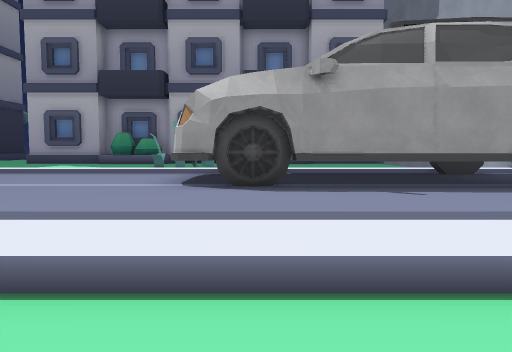
view 1 (above)

24 first-person views from a walk through a level from a Godot 3-D game. The camera is 1.2 m above the floor, tilts 4° down and sees 70° across. The floor is counted in squares, 2 m on a side. Each view is taken from the middle of a square. On the plan, view 1 faces up. The plan holds only what a view shows up to about 10 squares ahead; the rest is blank. The place goes on beyond the plan. Characters and animated objects are not drawn. Some surface patterns are stand-ins.

view 2
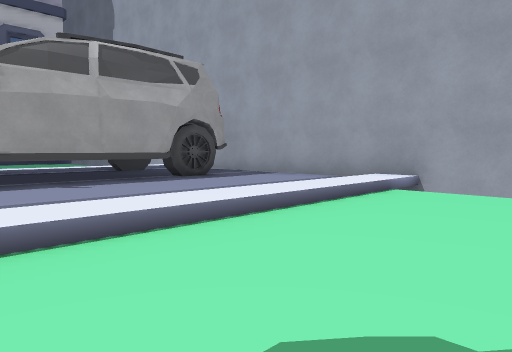

view 3
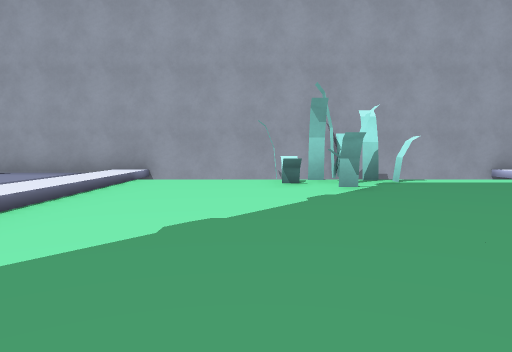

view 4
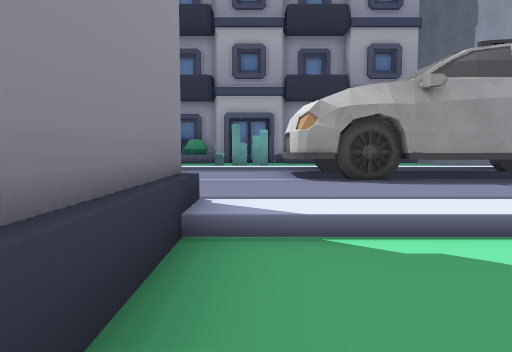

view 5
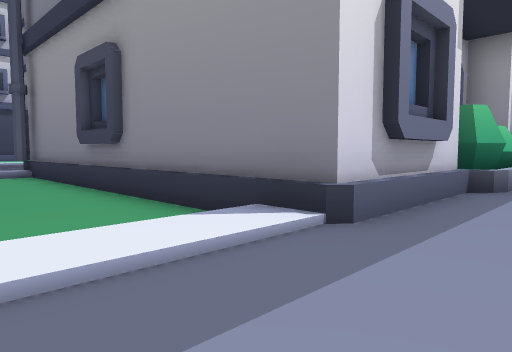

view 6
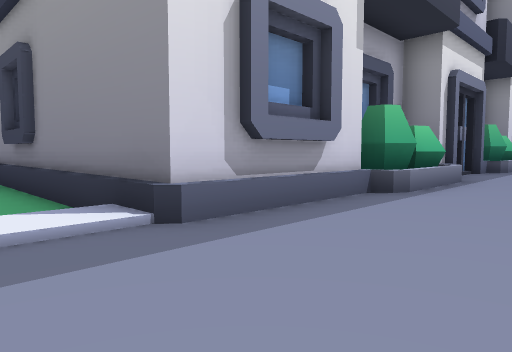

view 7
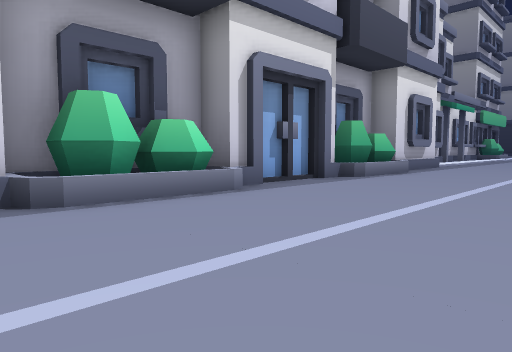

view 8
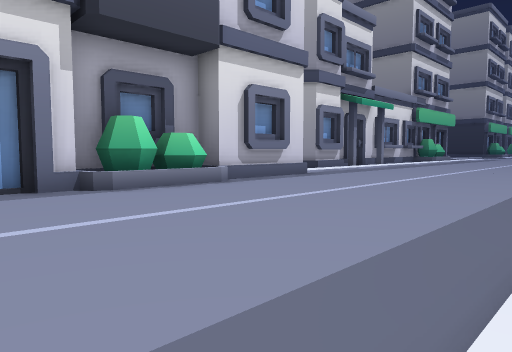

view 9
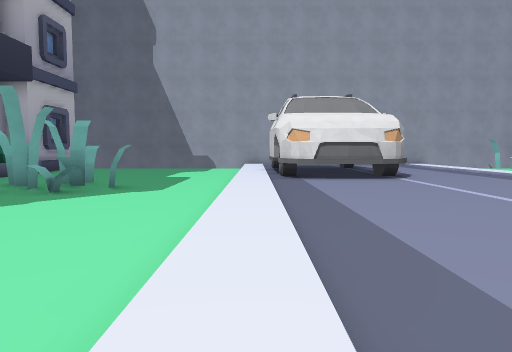

view 10
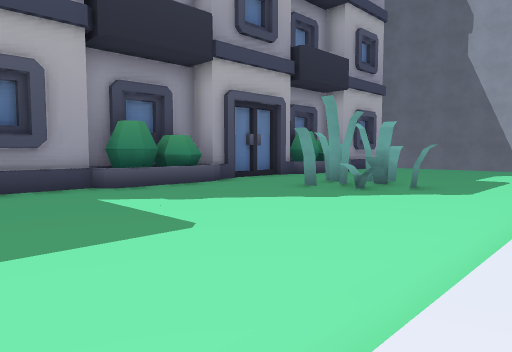

view 11
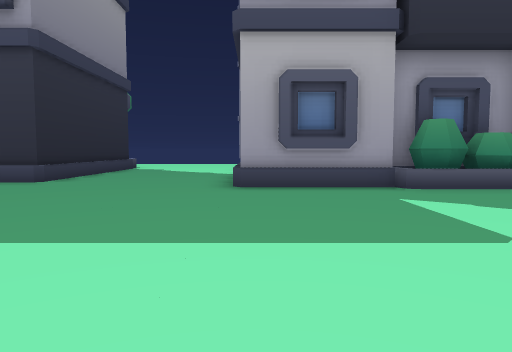

view 12
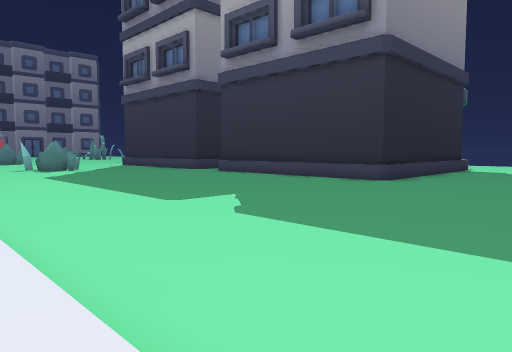

view 13
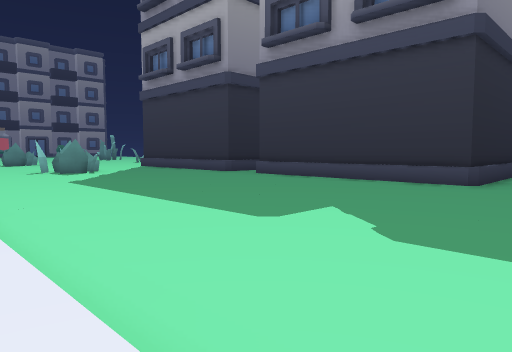

view 14
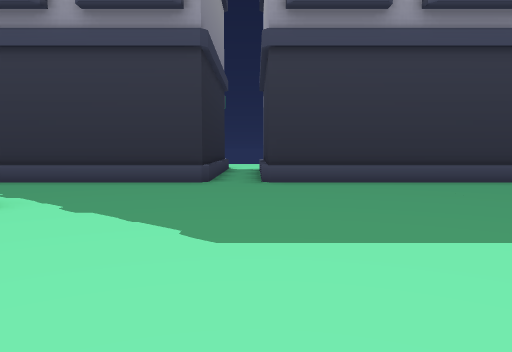

view 15
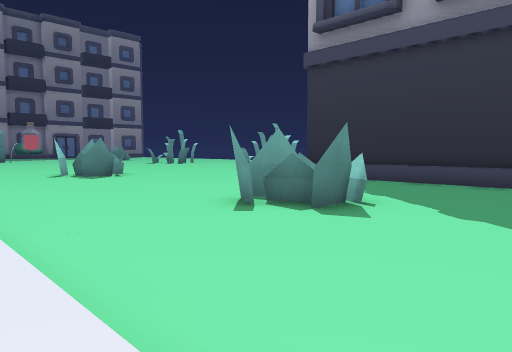

view 16
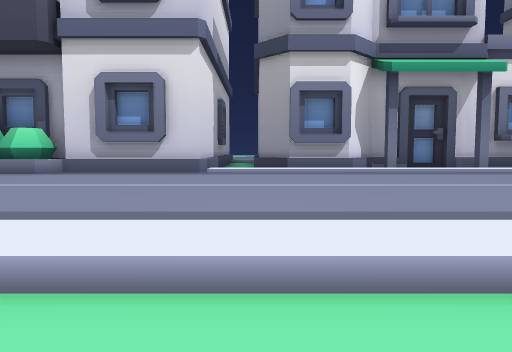

view 17
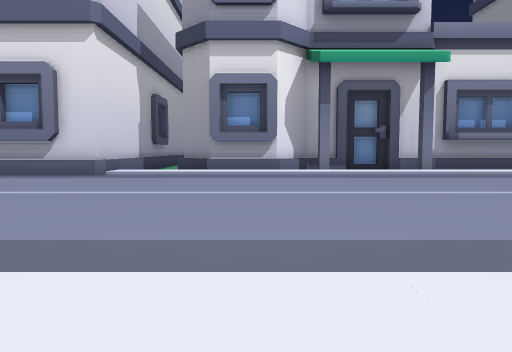

view 18
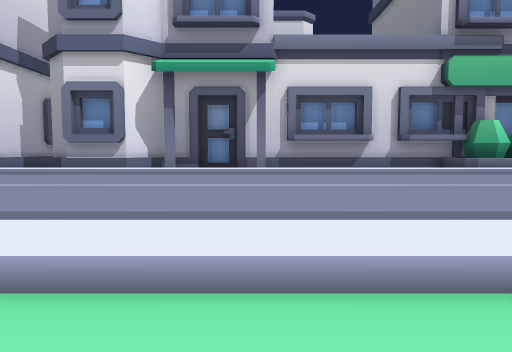

view 19
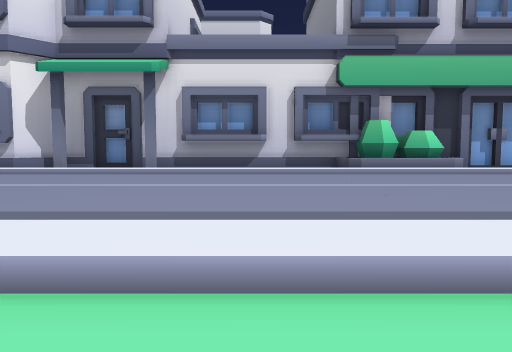

view 20
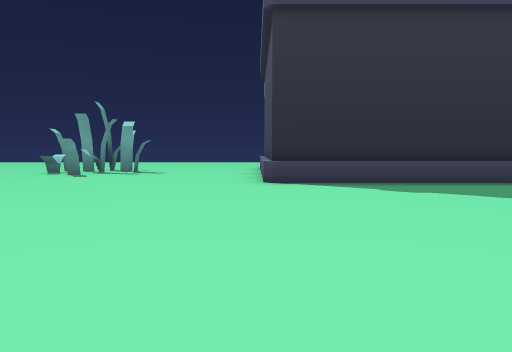

view 21
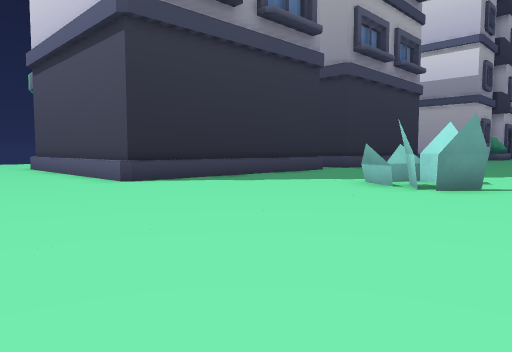

view 22
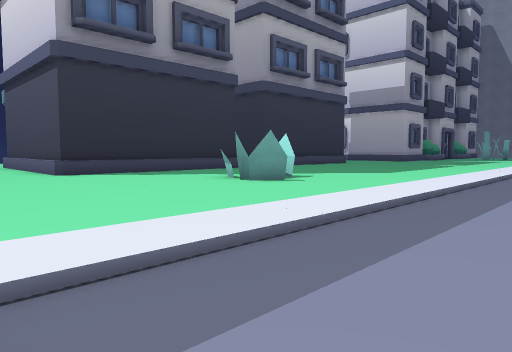

view 23
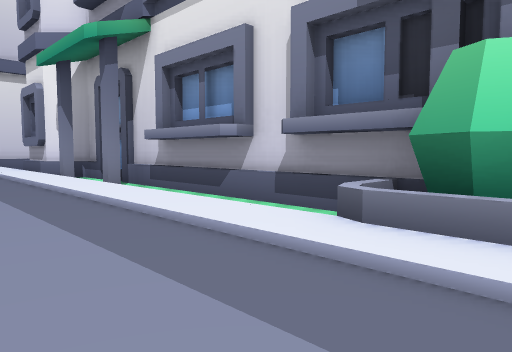

view 24
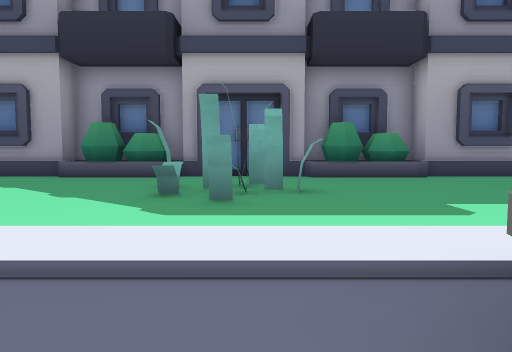

### Floor plan
Key: @ floor where view 1 was taken; # wall or solid block; . main floor; : floor 0.25 m higher than the main floor; / step, stairs or slope; ^ raised ledge; v drop or lower ground; W wheel; B building.
Columns run from 33 left of view 1 to 7 right of it. Each row starts with its distance up from view 1.
 21 #..B              B
 20 ...B              B..
 19 ...B      BB      B....
 18 ...BBBBBBBBBBBBBBBB....   ##
 17 .......................###^############
 16 ...........................##....^#^..
 15 ......................................
 14 ......##.....................#.#.....
 13 ......##......................##....
 12 ....................................
 11 ....................................
 10  .................................
  9 ::::::::::::::::::::::::::::::::::::::
  8 ::::::::::::::::::::::::::::::::#W   ##
  7 ::::::::::::::::::::::::::::::::^     # #
  6 ::::::::::::::::::::::::::::::::###  ####
  5 :::::::::::::::::::::::::::::::::W####::#
  4 ::::::::::::::::::::::::::::::::::::::::#
  3 ::::::::::::::::::^#^::::##:::::::::::::#
  2 ::::::::::::::/############^###:::::::::#
  1 BB.....B..BBB.##          ##  #........v#
  0  BBBBBBBBBB  B#               #..@..... #
 -1                               #........##
 -2                               #.......###
 -3                               #.......###
 -4                               #..  .... #
 -5                               #.    ... #
 -6                               #.        #

Positions as (right, up) in squares from view 1, and headings:
1: (0, 0), facing up
2: (0, -1), facing up-right
3: (-2, -1), facing right
4: (-2, -1), facing up
5: (0, 4), facing down-left
6: (-1, 5), facing down-left
7: (-5, 7), facing down-left
8: (-10, 9), facing down-left
9: (-10, 9), facing right
10: (-10, 9), facing up-right
11: (-10, 9), facing up
12: (-11, 9), facing up-left
13: (-13, 9), facing up-left
14: (-22, 9), facing up
15: (-23, 9), facing up-left
16: (-20, 11), facing down
17: (-22, 10), facing down
18: (-26, 11), facing down
19: (-29, 11), facing down
20: (-30, 11), facing up
21: (-33, 11), facing up-right
22: (-33, 7), facing up-right
23: (-33, 4), facing down-right
24: (-2, 7), facing up
